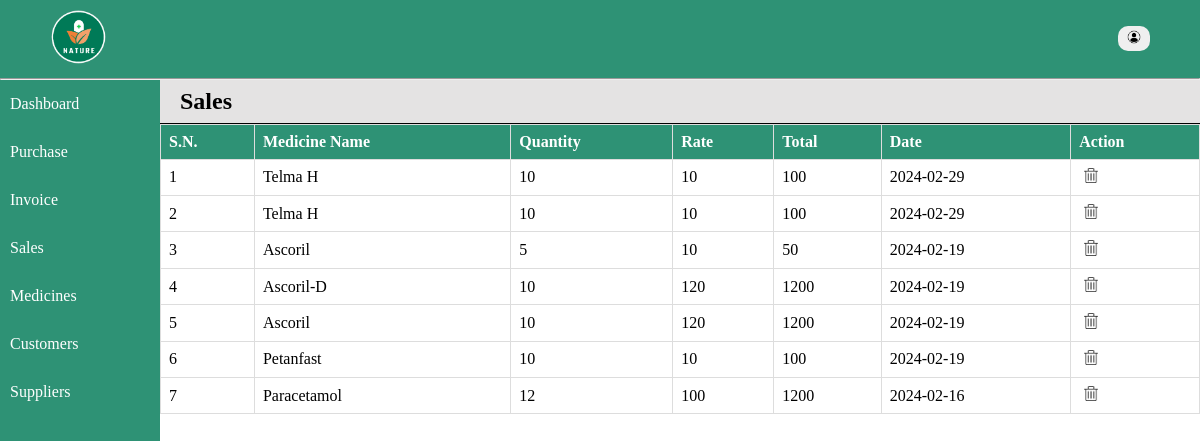
/home/sales.php, run on an earlier commit of the app's database.
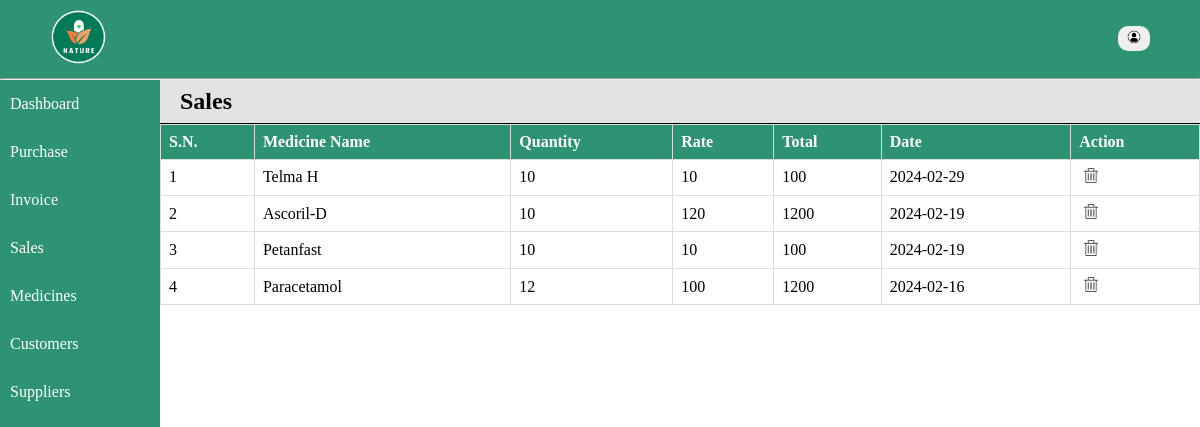
And on a later commit of the database.
### tables this page shows
CREATE TABLE `invoice` (
  `id` int(11) NOT NULL,
  `customer_name` varchar(128) NOT NULL,
  `medicine_name` varchar(128) NOT NULL,
  `quantity` int(11) NOT NULL,
  `rate` int(11) NOT NULL,
  `total` int(11) NOT NULL,
  `date` date NOT NULL
);

### includes/database.php (called while the page is built, shortened)
<?php
    function descSelect($conn, $arg, $order) {
        $sql = "select * from $arg order by $order DESC";
        $result = mysqli_query($conn, $sql);
        return $records = mysqli_fetch_all($result, MYSQLI_ASSOC);
    }
?>

### home/sales.php (the view, shortened to what this page needs)
<?php
include "../includes/database.php";
$records = descSelect($conn, 'invoice', 'date');
?>
<!DOCTYPE html>
<html lang="en">
<head>
    <link rel="stylesheet" href="../styles/style.css">
</head>
<body>
<div class="container">
<?php include '../includes/nav.php'; ?>
<div class="main">
    <?php include '../includes/menu.php'; ?>
    <div class="content-wrapper">
        <div class="records sales">
        <h2>Sales</h2>
        <table class="table">
            <tr>
                <th>S.N.</th>
                <th>Medicine Name</th>
                <th>Quantity</th>
                <th>Rate</th>
                <th>Total</th>
                <th>Date</th>
                <th>Action</th>
            </tr>
            <?php if(!empty($records)): ?>
                <?php foreach($records as $key => $record): ?>
                    <tr>
                        <td><?= $key+1; ?></td>
                        <td><?= $record['medicine_name']; ?></td>
                        <td><?= $record['quantity']; ?></td>
                <td><?= $record['rate']; ?></td>
                <td><?= $record['total']; ?></td>
                <td><?= $record['date']; ?></td>
                <td><a href="../includes/delete.php?id= <?= $record['id']; ?>"><img src="../images/delete-icon.png" alt="delete" style="width: 14px;" class="action-btn"></a></td>
                    </tr>
                <?php endforeach; ?>
                <?php endif; ?>
        </table>
        </div>
    </div>
</div>
</body>
</html>

What changed in the data, as far as the page shows it:
removed invoice: medicine_name "Telma H", quantity "10", rate "10", total "100", date "2024-02-29"
removed invoice: medicine_name "Ascoril", quantity "5", rate "10", total "50", date "2024-02-19"
removed invoice: medicine_name "Ascoril", quantity "10", rate "120", total "1200", date "2024-02-19"
